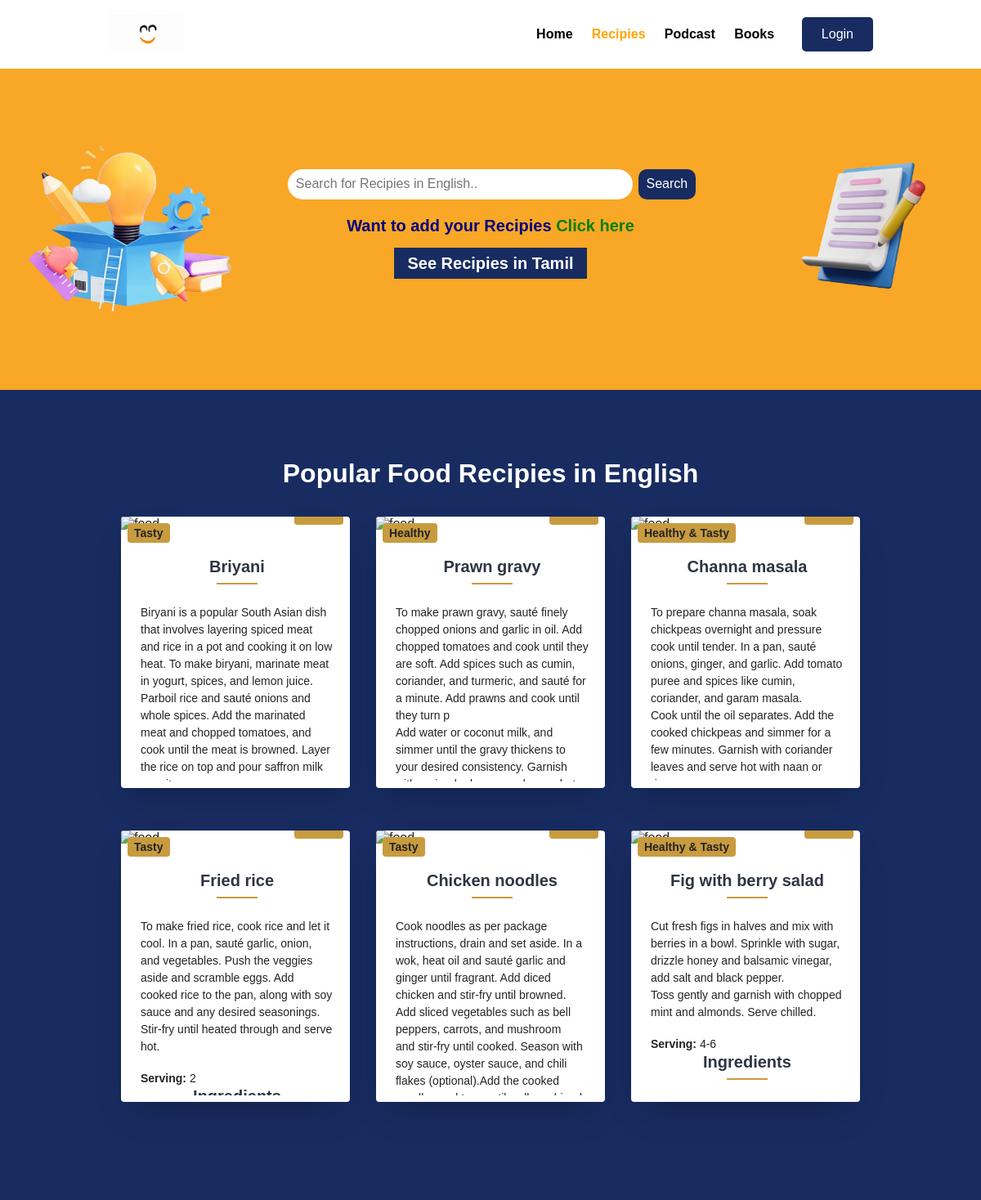
The app's page /Recipies.php with its own data.
### tables this page shows
CREATE TABLE `recipies_eng` (
  `id` int(10) UNSIGNED NOT NULL,
  `title` varchar(200) NOT NULL,
  `description` varchar(255) NOT NULL,
  `rem_description` varchar(255) NOT NULL,
  `image_name` varchar(255) NOT NULL,
  `type` varchar(200) NOT NULL,
  `timing` varchar(200) NOT NULL,
  `serving` varchar(200) NOT NULL,
  `ingredients` varchar(255) NOT NULL,
  `posted_by` varchar(200) NOT NULL,
  `posted_on` datetime NOT NULL
);

### Recipies.php (the view, shortened to what this page needs)
<?php include('Back-end/config/constants.php'); ?>
<!DOCTYPE html>
<html lang="en">
<head>
    <link rel="stylesheet" href="Front-end/css/style.css">
</head>
<body>
    <section class="navbar" style="background-color:white;">
        <div class="container2">
            <div class="logo">
                <a href="#" title="Logo">
                    <img src="Front-end/images/foodies.gif" alt="Restaurant Logo" class="img-responsive" >
                </a>
            </div>
            <div class="menu text-right">
                <ul>
                    <li>
                        <a href="<?php echo SITEURL; ?>" >Home</a>
                    </li>
                    <li>
                        <a href="<?php echo SITEURL; ?>Recipies.php" style="color: orange;">Recipies</a>
                    </li>
                    <li>
                    <a href="<?php echo SITEURL; ?>Podcast.php" >Podcast</a>
                        </li>
                        <li>
                        <a href="<?php echo SITEURL; ?>Books.php" >Books</a>
                    </li>
                    <a href="<?php echo SITEURL; ?>Back-end/Restaurant-food/admin/login-rest.php"><button class="button"
                        style=" background-color: #182C61;
                            color: rgb(255, 255, 255);
                            padding: 12px 24px;
                            border-radius: 5px; margin-left: 20px;">Login</button></a>
                </ul>
            </div>
        </div>
    </section>
     <section class="food-search6 text-center">
        <div class="container">
        <form action="<?php echo SITEURL; ?>Recipies-search.php" method="POST">
                <input type="search" name="recipies" placeholder="Search for Recipies in English.." required id="search-bar">
                <input type="submit" name="submit" value="Search" class="btn btn-primary" id="search-btn"><br><br>
                <span style="font-size:20px; font-weight:bold; color:navy;">Want to add your Recipies  <a href="<?php echo SITEURL; ?>Blog/add-recipies-eng.php" style="font-size:20px; font-weight:bold; color:green;">Click here</a><span><br><br>
            </form>
            <a href="<?php echo SITEURL; ?>Recipies-tam.php" style="font-size:20px; font-weight:bold; border:5px; padding:8px 16px; background-color: #182C61; color: white; "> See Recipies in Tamil </a>
            <br>
?> <br>
        </div>
    </section>
    <section class="food-type">
        <div class="container">
        <h2 class="text-center" style="color: white;">Popular Food Recipies in English</h2>
        <div class="main" style='font-family: "Oxygen", sans-serif;   color: #050505;'>
  <ul class="cards">
        <?php
           $sql2 ="SELECT * FROM recipies_eng";
           $res2 = mysqli_query($conn, $sql2);
           $count2 = mysqli_num_rows($res2);
           if($count2>0)
           {
             while($row2=mysqli_fetch_assoc($res2))
             {
                    $id = $row2['id'];
                    $title = $row2['title'];
                    $description = $row2['description'];
                    $rem_description = $row2['rem_description'];
                    $type = $row2['type'];
                    $timing = $row2['timing'];
                    $serving = $row2['serving'];
                     ?>
    <li class="cards_item">
      <div class="card">
        <div class="card_image">
          <span class="note"><?php echo $type;?></span>
          <span class="card_price"><span><?php echo $timing;?></span>
        </div>
        <div class="card_content">
          <h2 class="card_title"><?php echo $title;?></h2>
          <p> <?php echo $description;?><br>
          <?php echo $rem_description;?></p>
          <br>
          <p> <strong>Serving:</strong> <?php echo $serving;?> </p>
          <div class="card_text">
            <h2 class="card_title">Ingredients</h2>
            <br>
                <a href="<?php echo SITEURL; ?>Blog/update-recipies-eng.php?id=<?php echo $id;?>"> <input type="submit" name="submit" value="Edit Recipies" class="btn btn-primary2" id="search-btn"></a><br><br>
              </div>
          </div>
        </div>
    </li>
      <?php
                }
                }
              else
                 {
              echo "<div class='error'>Recipie not found   <strong>X</strong></div>";
             }
            ?>
</ul>
</div>
        </div>
    </section>

### Front-end/css/style.css (style rules this page uses)
* { margin: 0 0; padding: 0 0; font-family: Arial, Helvetica, sans-serif; }
.container { width: 80%; margin: 0 auto; padding: 1%; }
.container2 { width: 80%; margin: 0 auto; padding: 1%; }
.img-responsive { width: 100%; }
.text-right { text-align: right; }
.text-center { text-align: center; }
a { color: black; text-decoration: none; }
.btn { padding: 1%; border: none; font-size: 1rem; border-radius: 10px; }
.btn-primary { background-color: #182C61; color: white; cursor: pointer; }
h2 { color: #2f3542; font-size: 2rem; margin-bottom: 2%; }
.logo { width: 10%; float: left; }
.menu { line-height: 60px; }
.menu ul { list-style-type: none; }
.menu ul li { display: inline; padding: 1%; font-weight: bold; }
.food-search6 { background-image: url(../images/Foodies_blog.png); background-size: cover; background-repeat: no-repeat; background-position: center; padding: 9% 0; }
.food-search6 input[type="search"] { width: 45%; padding: 1%; font-size: 1rem; border: none; border-radius: 30px; margin: 3px; }
.food-type { background-color:#182C61; padding: 6% 0; }
.card { border-radius: 8px; box-shadow: 0 2px 2px rgba(204, 197, 185, 0.5); background-color: #FFFFFF; color: #252422; margin-bottom: 20px; position: relative; z-index: 1; }
.button { border: none; color: rgb(255, 255, 255); padding: 14px 28px; text-align: center; text-decoration: none; display: inline-block; font-size: 16px; transition-duration: 0.4s; cursor: pointer; }
p { font-size: 14px; line-height: 21px; }

### Recipies.php (style rules this page uses)
*, *::before, *::after { box-sizing: border-box; }
.main { max-width: 1200px; margin: 0 auto; }
.cards { display: flex; flex-wrap: wrap; list-style: none; margin: 0; padding: 0; }
.cards_item { display: flex; padding: 1rem; }
.card_image { position: relative; max-height: 250px; }
.card_price { position: absolute; bottom: 8px; right: 8px; display: flex; justify-content: center; align-items: center; width: 60px; height: 35px; border-radius: 0.25rem; background-color: #c89b3f; font-size: 18px; font-weight: 700; }
.note { position: absolute; top: 8px; left: 8px; padding: 4px 8px; border-radius: 0.25rem; background-color: #c89b3f; font-size: 14px; font-weight: 700; }
@media (min-width: 40rem) { .cards_item { width: 50%; } }
@media (min-width: 56rem) { .cards_item { width: 33.3333%; } }
.card { background-color: white; border-radius: 0.25rem; box-shadow: 0 20px 40px -14px rgba(0, 0, 0, 0.25); display: flex; flex-direction: column; overflow: hidden; }
.card_content { position: relative; padding: 16px 12px 32px 24px; margin: 16px 8px 8px 0; max-height: 290px; overflow-y: scroll; }
.card_title { position: relative; margin: 0 0 24px; padding-bottom: 10px; text-align: center; font-size: 20px; font-weight: 700; }
.card_title::after { position: absolute; display: block; width: 50px; height: 2px; bottom: 0; left: 50%; transform: translateX(-50%); background-color: #c89b3f; content: ""; }

### records on screen
recipies_eng: type "Tasty", title "Briyani", description "Biryani is a popular South Asian dish that involves layering spiced meat and rice in a pot and cooking it on low heat. To make biryani, marinate meat in yogurt, spices, and lemon juice.", rem_description "Parboil rice and sauté onions and whole spices. Add the marinated meat and chopped tomatoes, and cook until the meat is browned. Layer the rice on top and pour saffron milk…"
recipies_eng: type "Healthy", title "Prawn gravy", description "To make prawn gravy, sauté finely chopped onions and garlic in oil. Add chopped tomatoes and cook until they are soft. Add spices such as cumin, coriander, and turmeric, and sauté for a minute. Add prawns and cook until they turn p", rem_description "Add water or coconut milk, and simmer until the gravy thickens to your desired consistency. Garnish…"
recipies_eng: type "Healthy & Tasty", title "Channa masala", description "To prepare channa masala, soak chickpeas overnight and pressure cook until tender. In a pan, sauté onions, ginger, and garlic. Add tomato puree and spices like cumin, coriander, and garam masala.", rem_description "Cook until the oil separates. Add the cooked chickpeas and simmer for a few minutes. Garnish with coriander leaves and serve hot with naan or…"
recipies_eng: type "Tasty", title "Fried rice", description "To make fried rice, cook rice and let it cool. In a pan, sauté garlic, onion, and vegetables. Push the veggies aside and scramble eggs. Add cooked rice to the pan, along with soy sauce and any desired seasonings.", rem_description "Stir-fry until heated through and serve hot.", serving "2"
recipies_eng: type "Tasty", title "Chicken noodles", description "Cook noodles as per package instructions, drain and set aside. In a wok, heat oil and sauté garlic and ginger until fragrant. Add diced chicken and stir-fry until browned. Add sliced vegetables such as bell peppers, carrots, and mushroom", rem_description "and stir-fry until cooked. Season with soy sauce, oyster sauce, and chili flakes (optional).Add the cooked…"
recipies_eng: type "Healthy & Tasty", title "Fig with berry salad", description "Cut fresh figs in halves and mix with berries in a bowl. Sprinkle with sugar, drizzle honey and balsamic vinegar, add salt and black pepper.", rem_description "Toss gently and garnish with chopped mint and almonds. Serve chilled.", serving "4-6"
